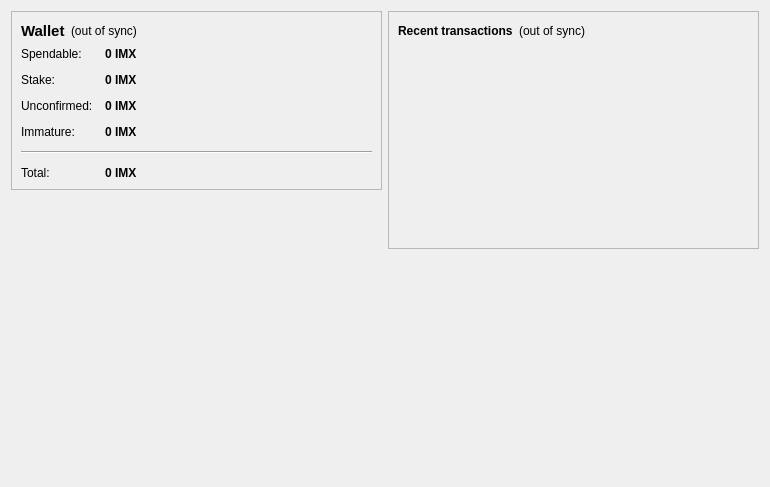
<?xml version="1.0" encoding="UTF-8"?>
<ui version="4.0">
 <class>OverviewPage</class>
 <widget class="QWidget" name="OverviewPage">
  <property name="geometry">
   <rect>
    <x>0</x>
    <y>0</y>
    <width>770</width>
    <height>487</height>
   </rect>
  </property>
  <property name="windowTitle">
   <string>Form</string>
  </property>
  <layout class="QHBoxLayout" name="horizontalLayout" stretch="1,1">
   <item>
    <layout class="QVBoxLayout" name="verticalLayout_2">
     <item>
      <widget class="QFrame" name="frame">
       <property name="frameShape">
        <enum>QFrame::StyledPanel</enum>
       </property>
       <property name="frameShadow">
        <enum>QFrame::Raised</enum>
       </property>
       <layout class="QVBoxLayout" name="verticalLayout_4">
        <item>
         <layout class="QHBoxLayout" name="horizontalLayout_4">
          <item>
           <widget class="QLabel" name="label_5">
            <property name="font">
             <font>
              <pointsize>11</pointsize>
              <weight>75</weight>
              <bold>true</bold>
             </font>
            </property>
            <property name="text">
             <string>Wallet</string>
            </property>
           </widget>
          </item>
          <item>
           <widget class="QLabel" name="labelWalletStatus">
            <property name="toolTip">
             <string>The displayed information may be out of date. Your wallet automatically synchronizes with the impact network after a connection is established, but this process has not completed yet.</string>
            </property>
            <property name="styleSheet">
             <string notr="true"/>
            </property>
            <property name="text">
             <string notr="true">(out of sync)</string>
            </property>
            <property name="alignment">
             <set>Qt::AlignLeading|Qt::AlignLeft|Qt::AlignVCenter</set>
            </property>
           </widget>
          </item>
          <item>
           <spacer name="horizontalSpacer_2">
            <property name="orientation">
             <enum>Qt::Horizontal</enum>
            </property>
            <property name="sizeHint" stdset="0">
             <size>
              <width>40</width>
              <height>20</height>
             </size>
            </property>
           </spacer>
          </item>
         </layout>
        </item>
        <item>
         <layout class="QFormLayout" name="formLayout_2">
          <property name="fieldGrowthPolicy">
           <enum>QFormLayout::AllNonFixedFieldsGrow</enum>
          </property>
          <property name="horizontalSpacing">
           <number>12</number>
          </property>
          <property name="verticalSpacing">
           <number>12</number>
          </property>
          <item row="0" column="0">
           <widget class="QLabel" name="label">
            <property name="text">
             <string>Spendable:</string>
            </property>
           </widget>
          </item>
          <item row="0" column="1">
           <widget class="QLabel" name="labelBalance">
            <property name="font">
             <font>
              <weight>75</weight>
              <bold>true</bold>
             </font>
            </property>
            <property name="cursor">
             <cursorShape>IBeamCursor</cursorShape>
            </property>
            <property name="toolTip">
             <string>Your current spendable balance</string>
            </property>
            <property name="text">
             <string notr="true">0 IMX</string>
            </property>
            <property name="textInteractionFlags">
             <set>Qt::LinksAccessibleByMouse|Qt::TextSelectableByKeyboard|Qt::TextSelectableByMouse</set>
            </property>
           </widget>
          </item>
          <item row="1" column="0">
           <widget class="QLabel" name="label_6">
            <property name="text">
             <string>Stake:</string>
            </property>
           </widget>
          </item>
          <item row="1" column="1">
           <widget class="QLabel" name="labelStake">
            <property name="font">
             <font>
              <weight>75</weight>
              <bold>true</bold>
             </font>
            </property>
            <property name="cursor">
             <cursorShape>IBeamCursor</cursorShape>
            </property>
            <property name="toolTip">
             <string>Total of coins that was staked, and do not yet count toward the current balance</string>
            </property>
            <property name="text">
             <string notr="true">0 IMX</string>
            </property>
            <property name="textInteractionFlags">
             <set>Qt::LinksAccessibleByMouse|Qt::TextSelectableByKeyboard|Qt::TextSelectableByMouse</set>
            </property>
           </widget>
          </item>
          <item row="2" column="0">
           <widget class="QLabel" name="label_3">
            <property name="text">
             <string>Unconfirmed:</string>
            </property>
           </widget>
          </item>
          <item row="2" column="1">
           <widget class="QLabel" name="labelUnconfirmed">
            <property name="font">
             <font>
              <weight>75</weight>
              <bold>true</bold>
             </font>
            </property>
            <property name="cursor">
             <cursorShape>IBeamCursor</cursorShape>
            </property>
            <property name="toolTip">
             <string>Total of transactions that have yet to be confirmed, and do not yet count toward the current balance</string>
            </property>
            <property name="text">
             <string notr="true">0 IMX</string>
            </property>
            <property name="textInteractionFlags">
             <set>Qt::LinksAccessibleByMouse|Qt::TextSelectableByKeyboard|Qt::TextSelectableByMouse</set>
            </property>
           </widget>
          </item>
          <item row="3" column="0">
           <widget class="QLabel" name="labelImmatureText">
            <property name="text">
             <string>Immature:</string>
            </property>
           </widget>
          </item>
          <item row="3" column="1">
           <widget class="QLabel" name="labelImmature">
            <property name="font">
             <font>
              <weight>75</weight>
              <bold>true</bold>
             </font>
            </property>
            <property name="toolTip">
             <string>Mined balance that has not yet matured</string>
            </property>
            <property name="text">
             <string notr="true">0 IMX</string>
            </property>
            <property name="textInteractionFlags">
             <set>Qt::LinksAccessibleByMouse|Qt::TextSelectableByKeyboard|Qt::TextSelectableByMouse</set>
            </property>
           </widget>
          </item>
          <item row="4" column="0" colspan="2">
           <widget class="Line" name="line">
            <property name="orientation">
             <enum>Qt::Horizontal</enum>
            </property>
           </widget>
          </item>
          <item row="5" column="0">
           <widget class="QLabel" name="labelTotalText">
            <property name="text">
             <string>Total:</string>
            </property>
           </widget>
          </item>
          <item row="5" column="1">
           <widget class="QLabel" name="labelTotal">
            <property name="font">
             <font>
              <weight>75</weight>
              <bold>true</bold>
             </font>
            </property>
            <property name="cursor">
             <cursorShape>IBeamCursor</cursorShape>
            </property>
            <property name="toolTip">
             <string>Your current total balance</string>
            </property>
            <property name="text">
             <string notr="true">0 IMX</string>
            </property>
            <property name="textInteractionFlags">
             <set>Qt::LinksAccessibleByMouse|Qt::TextSelectableByKeyboard|Qt::TextSelectableByMouse</set>
            </property>
           </widget>
          </item>
         </layout>
        </item>
       </layout>
      </widget>
     </item>
     <item>
      <spacer name="verticalSpacer">
       <property name="orientation">
        <enum>Qt::Vertical</enum>
       </property>
       <property name="sizeHint" stdset="0">
        <size>
         <width>20</width>
         <height>40</height>
        </size>
       </property>
      </spacer>
     </item>
     <item>
      <widget class="QLabel" name="label_2">
       <property name="autoFillBackground">
        <bool>true</bool>
       </property>
       <property name="text">
        <string/>
       </property>
       <property name="pixmap">
        <pixmap resource="../bitcoin.qrc">:/icons/mastbg</pixmap>
       </property>
       <property name="scaledContents">
        <bool>false</bool>
       </property>
       <property name="margin">
        <number>0</number>
       </property>
      </widget>
     </item>
    </layout>
   </item>
   <item>
    <layout class="QVBoxLayout" name="verticalLayout_3">
     <item>
      <widget class="QFrame" name="frame_2">
       <property name="frameShape">
        <enum>QFrame::StyledPanel</enum>
       </property>
       <property name="frameShadow">
        <enum>QFrame::Raised</enum>
       </property>
       <layout class="QVBoxLayout" name="verticalLayout">
        <item>
         <layout class="QHBoxLayout" name="horizontalLayout_2">
          <item>
           <widget class="QLabel" name="label_4">
            <property name="text">
             <string>&lt;b&gt;Recent transactions&lt;/b&gt;</string>
            </property>
           </widget>
          </item>
          <item>
           <widget class="QLabel" name="labelTransactionsStatus">
            <property name="toolTip">
             <string>The displayed information may be out of date. Your wallet automatically synchronizes with the impact network after a connection is established, but this process has not completed yet.</string>
            </property>
            <property name="styleSheet">
             <string notr="true"/>
            </property>
            <property name="text">
             <string notr="true">(out of sync)</string>
            </property>
            <property name="alignment">
             <set>Qt::AlignRight|Qt::AlignTrailing|Qt::AlignVCenter</set>
            </property>
           </widget>
          </item>
          <item>
           <spacer name="horizontalSpacer">
            <property name="orientation">
             <enum>Qt::Horizontal</enum>
            </property>
            <property name="sizeHint" stdset="0">
             <size>
              <width>40</width>
              <height>20</height>
             </size>
            </property>
           </spacer>
          </item>
         </layout>
        </item>
        <item>
         <widget class="QListView" name="listTransactions">
          <property name="styleSheet">
           <string notr="true">QListView { background: transparent; }</string>
          </property>
          <property name="frameShape">
           <enum>QFrame::NoFrame</enum>
          </property>
          <property name="verticalScrollBarPolicy">
           <enum>Qt::ScrollBarAlwaysOff</enum>
          </property>
          <property name="horizontalScrollBarPolicy">
           <enum>Qt::ScrollBarAlwaysOff</enum>
          </property>
          <property name="selectionMode">
           <enum>QAbstractItemView::NoSelection</enum>
          </property>
         </widget>
        </item>
       </layout>
      </widget>
     </item>
     <item>
      <spacer name="verticalSpacer_2">
       <property name="orientation">
        <enum>Qt::Vertical</enum>
       </property>
       <property name="sizeHint" stdset="0">
        <size>
         <width>20</width>
         <height>40</height>
        </size>
       </property>
      </spacer>
     </item>
    </layout>
   </item>
  </layout>
 </widget>
 <resources>
  <include location="../bitcoin.qrc"/>
 </resources>
 <connections/>
</ui>
